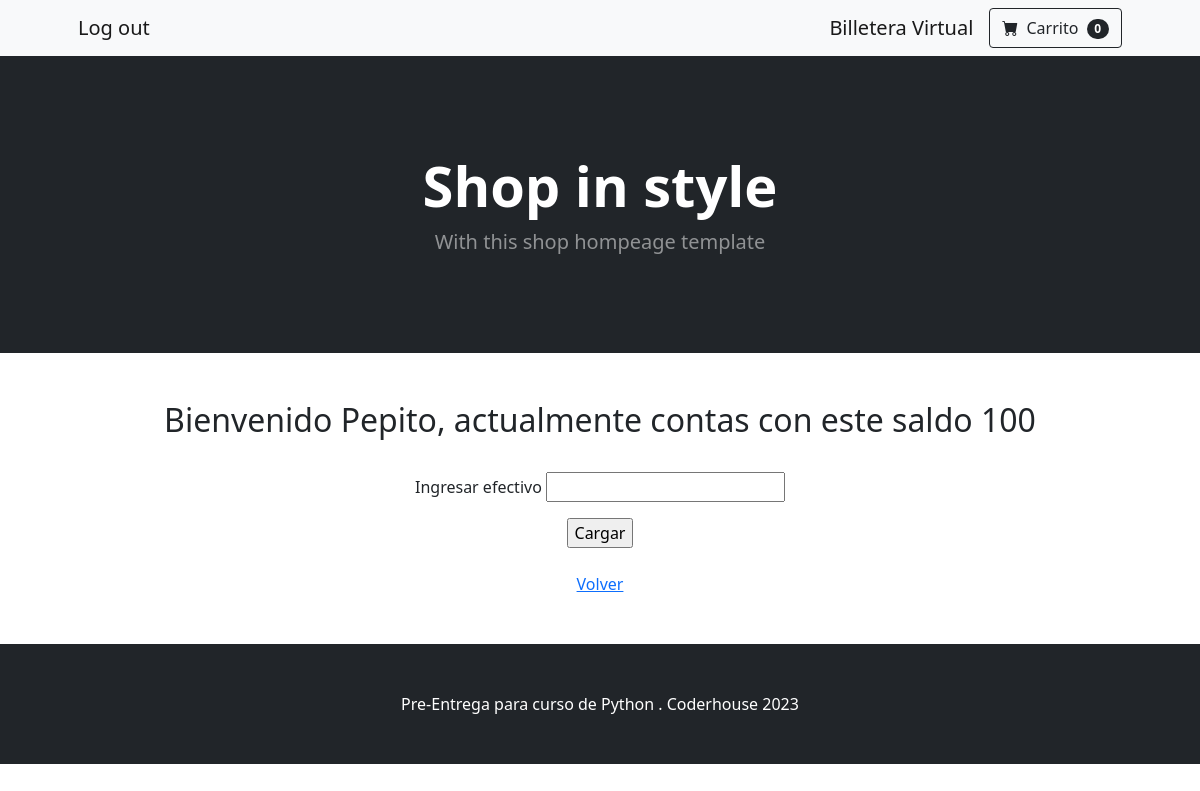
The page /commerce/billetera (signed in) on the database as committed earlier.
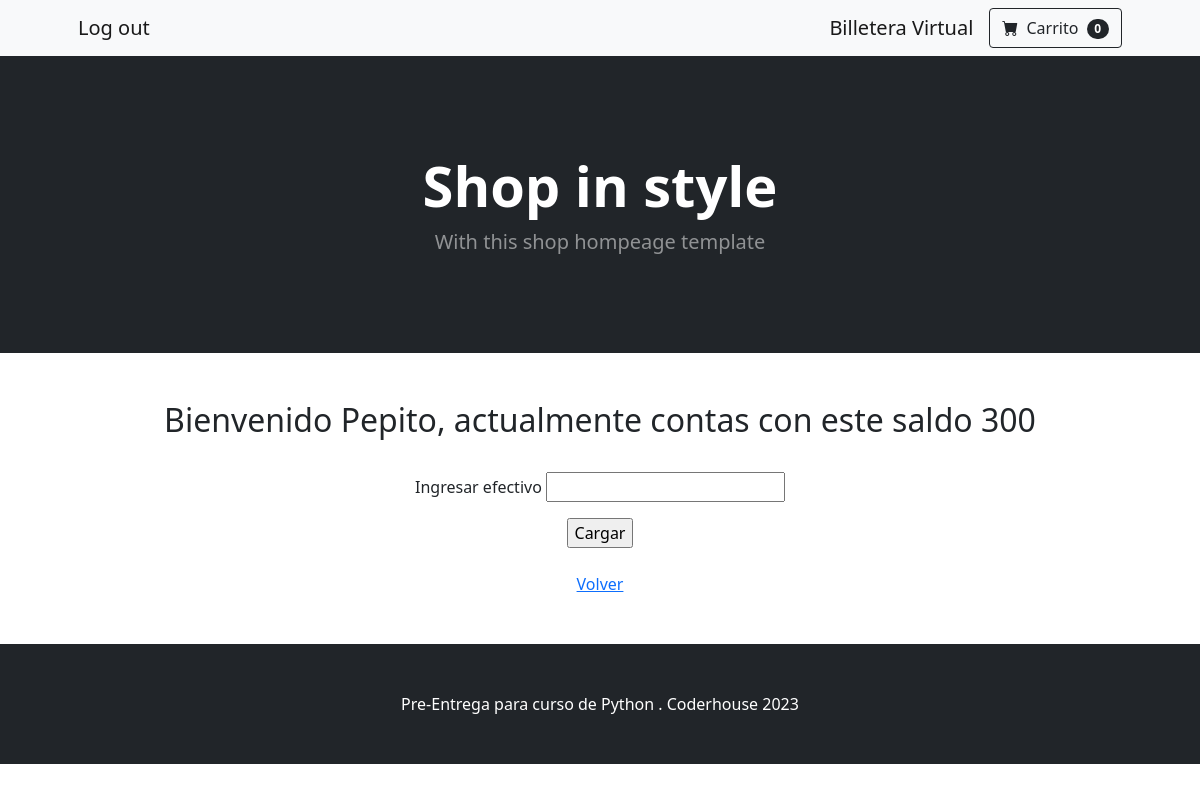
The same page on the database as committed later.
### AppCommerce/models.py (models this page shows, shortened)
class Usuario(models.Model):
    nombre=models.CharField(max_length=256)
    contrasenia=models.CharField(max_length=8)
    email=models.EmailField()

class Billetera(models.Model):
    usuario=models.OneToOneField(
        Usuario,
        on_delete=models.CASCADE,
        primary_key=True,
    )
    efectivo=models.IntegerField(default=0)

### AppCommerce/views.py (the view)
# urls.py: path('billetera', views.billetera, name="billetera")
def billetera(request):
    u_id = request.session['usuario_id']
    usuario = Usuario.objects.get(pk=u_id)
    if request.method == 'POST':
        usuario.billetera.efectivo +=  int(request.POST['efectivo'])
        usuario.billetera.save()
    return render(request, "AppCommerce/billetera.html", {"usuario":usuario})

### AppCommerce/templates/AppCommerce/billetera.html (shortened to what this page needs)
{% extends "AppCommerce/index.html" %}
{% block content %}
<h2> Bienvenido {{ usuario.nombre }}, actualmente contas con este saldo {{ usuario.billetera.efectivo }}</h2>
<br>
<form action="{% url 'billetera' %}" method="POST">
    <p>Ingresar efectivo <input type="number" name="efectivo" id="efectivo"></p>
    <input type="submit" value="Cargar"/>
</form>
<br>
<a href="{% url 'usuario' %}">Volver</a>
{% endblock %}

### AppCommerce/templates/AppCommerce/index.html (shortened to what this page needs)
<!DOCTYPE html>
<html lang="en">
    <head>
        {% load static %}
        <link href="https://cdn.jsdelivr.net/npm/bootstrap-icons@1.5.0/font/bootstrap-icons.css" rel="stylesheet" />
        <link href="{% static 'AppCommerce/css/styles.css' %}" rel="stylesheet" />
    </head>
    <body>
        <nav class="navbar navbar-expand-lg navbar-light bg-light">
            <div class="container px-4 px-lg-5">
                {% if not usuario %}
                <a class="navbar-brand" href="{% url 'login' %}">Iniciar sesión</a>
                <button class="navbar-toggler" type="button" data-bs-toggle="collapse" data-bs-target="#navbarSupportedContent" aria-controls="navbarSupportedContent" aria-expanded="false" aria-label="Toggle navigation"><span class="navbar-toggler-icon"></span></button>
                <div class="collapse navbar-collapse" id="navbarSupportedContent">
                    <ul class="navbar-nav me-auto mb-2 mb-lg-0 ms-lg-4">
                        <li class="nav-item"><a class="nav-link active" aria-current="page" href="{% url 'register' %}">Registrarme</a></li>
                    </ul>
                {% else %}
                    <a class="navbar-brand" href="{% url 'logout' %}">Log out</a>
                    <form class="d-flex">
                        <a class="navbar-brand" href="{% url 'billetera' %}">Billetera Virtual</a>
                        <button class="btn btn-outline-dark" href="#">
                            <i class="bi-cart-fill me-1"></i>
                            Carrito
                            <span class="badge bg-dark text-white ms-1 rounded-pill">0</span>
                        </button>
                    </form>
                {% endif %}
                </div>
        </nav>
        <header class="bg-dark py-5">
            <div class="container px-4 px-lg-5 my-5">
                <div class="text-center text-white">
                    <h1 class="display-4 fw-bolder">Shop in style</h1>
                    <p class="lead fw-normal text-white-50 mb-0">With this shop hompeage template</p>
                </div>
            </div>
        </header>
        <section class="py-5 text-center">
        {% block content %}
        {% endblock %}
        </section>
        <footer class="py-5 bg-dark">
            <div class="container"><p class="m-0 text-center text-white">Pre-Entrega para curso de Python . Coderhouse 2023</p></div>
        </footer>
    </body>
</html>

Rows that differ between the two databases and show on the page:
changed through a linked row, Usuario "Pepito": billetera.efectivo "100" → "300"
